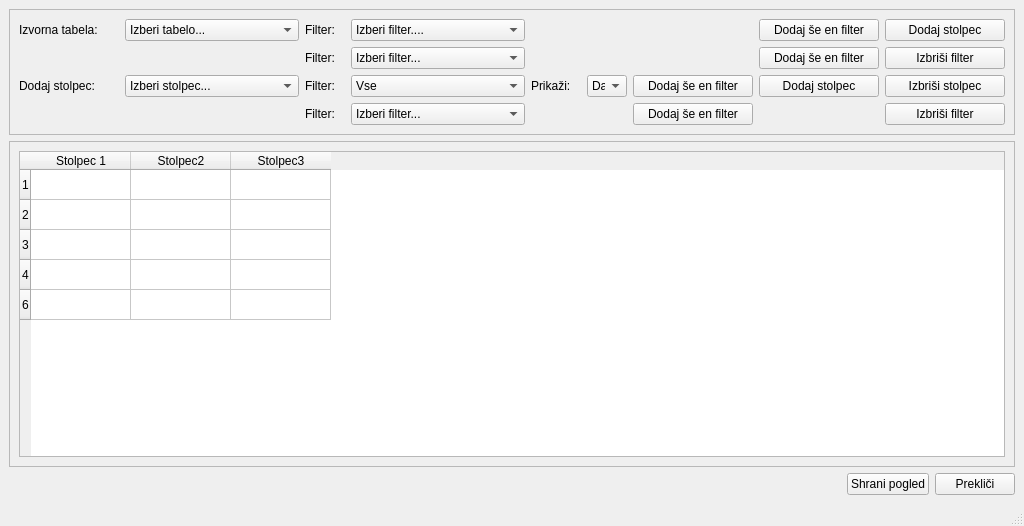
<?xml version="1.0" encoding="UTF-8"?>
<ui version="4.0">
 <class>MainWindow</class>
 <widget class="QMainWindow" name="MainWindow">
  <property name="geometry">
   <rect>
    <x>0</x>
    <y>0</y>
    <width>1024</width>
    <height>526</height>
   </rect>
  </property>
  <property name="windowTitle">
   <string>MainWindow</string>
  </property>
  <widget class="QWidget" name="centralwidget">
   <layout class="QVBoxLayout" name="verticalLayout">
    <item>
     <widget class="QFrame" name="frame">
      <property name="frameShape">
       <enum>QFrame::StyledPanel</enum>
      </property>
      <property name="frameShadow">
       <enum>QFrame::Raised</enum>
      </property>
      <layout class="QGridLayout" name="gridLayout" columnstretch="0,0,0,0,0,0,0,0,0,0,0">
       <item row="2" column="0">
        <widget class="QLabel" name="label_2">
         <property name="text">
          <string>Dodaj stolpec:</string>
         </property>
        </widget>
       </item>
       <item row="1" column="4">
        <widget class="QLabel" name="label_5">
         <property name="text">
          <string>Filter:</string>
         </property>
        </widget>
       </item>
       <item row="2" column="4">
        <widget class="QLabel" name="label_6">
         <property name="text">
          <string>Filter:</string>
         </property>
        </widget>
       </item>
       <item row="0" column="0">
        <widget class="QLabel" name="label">
         <property name="maximumSize">
          <size>
           <width>100</width>
           <height>16777215</height>
          </size>
         </property>
         <property name="text">
          <string>Izvorna tabela:</string>
         </property>
        </widget>
       </item>
       <item row="0" column="5">
        <widget class="QComboBox" name="comboBox_3">
         <property name="maximumSize">
          <size>
           <width>200</width>
           <height>16777215</height>
          </size>
         </property>
         <item>
          <property name="text">
           <string>Izberi filter....</string>
          </property>
         </item>
         <item>
          <property name="text">
           <string>Vsi elementi</string>
          </property>
         </item>
         <item>
          <property name="text">
           <string>Prazna tabela</string>
          </property>
         </item>
        </widget>
       </item>
       <item row="0" column="4">
        <widget class="QLabel" name="label_4">
         <property name="maximumSize">
          <size>
           <width>40</width>
           <height>16777215</height>
          </size>
         </property>
         <property name="text">
          <string>Filter:</string>
         </property>
        </widget>
       </item>
       <item row="1" column="9">
        <widget class="QPushButton" name="pushButton_3">
         <property name="text">
          <string>Dodaj še en filter</string>
         </property>
        </widget>
       </item>
       <item row="0" column="9">
        <widget class="QPushButton" name="pushButton_4">
         <property name="maximumSize">
          <size>
           <width>120</width>
           <height>16777215</height>
          </size>
         </property>
         <property name="text">
          <string>Dodaj še en filter</string>
         </property>
        </widget>
       </item>
       <item row="2" column="8">
        <widget class="QPushButton" name="pushButton_7">
         <property name="maximumSize">
          <size>
           <width>120</width>
           <height>16777215</height>
          </size>
         </property>
         <property name="text">
          <string>Dodaj še en filter</string>
         </property>
        </widget>
       </item>
       <item row="2" column="10">
        <widget class="QPushButton" name="pushButton_11">
         <property name="text">
          <string>Izbriši stolpec</string>
         </property>
        </widget>
       </item>
       <item row="1" column="10">
        <widget class="QPushButton" name="pushButton_5">
         <property name="text">
          <string>Izbriši filter</string>
         </property>
        </widget>
       </item>
       <item row="3" column="10">
        <widget class="QPushButton" name="pushButton_10">
         <property name="text">
          <string>Izbriši filter</string>
         </property>
        </widget>
       </item>
       <item row="3" column="5">
        <widget class="QComboBox" name="comboBox_7">
         <item>
          <property name="text">
           <string>Izberi filter...</string>
          </property>
         </item>
        </widget>
       </item>
       <item row="3" column="4">
        <widget class="QLabel" name="label_7">
         <property name="text">
          <string>Filter:</string>
         </property>
        </widget>
       </item>
       <item row="2" column="9">
        <widget class="QPushButton" name="pushButton_8">
         <property name="text">
          <string>Dodaj stolpec</string>
         </property>
        </widget>
       </item>
       <item row="2" column="6">
        <widget class="QLabel" name="label_3">
         <property name="maximumSize">
          <size>
           <width>50</width>
           <height>16777215</height>
          </size>
         </property>
         <property name="text">
          <string>Prikaži:</string>
         </property>
        </widget>
       </item>
       <item row="2" column="7">
        <widget class="QComboBox" name="comboBox_6">
         <property name="maximumSize">
          <size>
           <width>40</width>
           <height>16777215</height>
          </size>
         </property>
         <item>
          <property name="text">
           <string>Da</string>
          </property>
         </item>
         <item>
          <property name="text">
           <string>Ne</string>
          </property>
         </item>
        </widget>
       </item>
       <item row="0" column="10">
        <widget class="QPushButton" name="pushButton_2">
         <property name="maximumSize">
          <size>
           <width>120</width>
           <height>16777215</height>
          </size>
         </property>
         <property name="text">
          <string>Dodaj stolpec</string>
         </property>
        </widget>
       </item>
       <item row="2" column="5">
        <widget class="QComboBox" name="comboBox_4">
         <item>
          <property name="text">
           <string>Vse</string>
          </property>
         </item>
        </widget>
       </item>
       <item row="3" column="8">
        <widget class="QPushButton" name="pushButton_9">
         <property name="text">
          <string>Dodaj še en filter</string>
         </property>
        </widget>
       </item>
       <item row="1" column="5">
        <widget class="QComboBox" name="comboBox_5">
         <item>
          <property name="text">
           <string>Izberi filter...</string>
          </property>
         </item>
        </widget>
       </item>
       <item row="2" column="1">
        <widget class="QComboBox" name="comboBox_9">
         <property name="minimumSize">
          <size>
           <width>150</width>
           <height>0</height>
          </size>
         </property>
         <item>
          <property name="text">
           <string>Izberi stolpec...</string>
          </property>
         </item>
        </widget>
       </item>
       <item row="0" column="1">
        <widget class="QComboBox" name="comboBox_8">
         <property name="minimumSize">
          <size>
           <width>150</width>
           <height>0</height>
          </size>
         </property>
         <item>
          <property name="text">
           <string>Izberi tabelo...      </string>
          </property>
         </item>
        </widget>
       </item>
      </layout>
      <zorder>label</zorder>
      <zorder>label_4</zorder>
      <zorder>comboBox_3</zorder>
      <zorder>comboBox_5</zorder>
      <zorder>label_5</zorder>
      <zorder>label_2</zorder>
      <zorder>label_6</zorder>
      <zorder>comboBox_4</zorder>
      <zorder>label_3</zorder>
      <zorder>comboBox_6</zorder>
      <zorder>pushButton_7</zorder>
      <zorder>pushButton_8</zorder>
      <zorder>pushButton_11</zorder>
      <zorder>pushButton_9</zorder>
      <zorder>pushButton_10</zorder>
      <zorder>pushButton_5</zorder>
      <zorder>pushButton_2</zorder>
      <zorder>pushButton_4</zorder>
      <zorder>pushButton_3</zorder>
      <zorder>label_7</zorder>
      <zorder>comboBox_7</zorder>
      <zorder>comboBox_9</zorder>
      <zorder>comboBox_8</zorder>
     </widget>
    </item>
    <item>
     <widget class="QScrollArea" name="scrollArea">
      <property name="widgetResizable">
       <bool>true</bool>
      </property>
      <widget class="QWidget" name="scrollAreaWidgetContents">
       <property name="geometry">
        <rect>
         <x>0</x>
         <y>0</y>
         <width>1000</width>
         <height>250</height>
        </rect>
       </property>
       <layout class="QHBoxLayout" name="horizontalLayout_2">
        <item>
         <widget class="QTableWidget" name="tableWidget">
          <row>
           <property name="text">
            <string>1</string>
           </property>
          </row>
          <row>
           <property name="text">
            <string>2</string>
           </property>
          </row>
          <row>
           <property name="text">
            <string>3</string>
           </property>
          </row>
          <row>
           <property name="text">
            <string>4</string>
           </property>
          </row>
          <row>
           <property name="text">
            <string>6</string>
           </property>
          </row>
          <column>
           <property name="text">
            <string>Stolpec 1</string>
           </property>
          </column>
          <column>
           <property name="text">
            <string>Stolpec2</string>
           </property>
          </column>
          <column>
           <property name="text">
            <string>Stolpec3</string>
           </property>
          </column>
         </widget>
        </item>
       </layout>
      </widget>
     </widget>
    </item>
    <item>
     <layout class="QHBoxLayout" name="horizontalLayout">
      <item>
       <spacer name="horizontalSpacer">
        <property name="orientation">
         <enum>Qt::Horizontal</enum>
        </property>
        <property name="sizeHint" stdset="0">
         <size>
          <width>40</width>
          <height>20</height>
         </size>
        </property>
       </spacer>
      </item>
      <item>
       <widget class="QPushButton" name="pushButton">
        <property name="text">
         <string>Shrani pogled</string>
        </property>
       </widget>
      </item>
      <item>
       <widget class="QPushButton" name="pushButton_6">
        <property name="text">
         <string>Prekliči</string>
        </property>
       </widget>
      </item>
     </layout>
    </item>
   </layout>
  </widget>
  <widget class="QMenuBar" name="menubar">
   <property name="geometry">
    <rect>
     <x>0</x>
     <y>0</y>
     <width>1024</width>
     <height>26</height>
    </rect>
   </property>
  </widget>
  <widget class="QStatusBar" name="statusbar"/>
 </widget>
 <tabstops>
  <tabstop>comboBox_8</tabstop>
  <tabstop>comboBox_3</tabstop>
  <tabstop>pushButton_4</tabstop>
  <tabstop>pushButton_2</tabstop>
  <tabstop>comboBox_5</tabstop>
  <tabstop>pushButton_3</tabstop>
  <tabstop>pushButton_5</tabstop>
  <tabstop>comboBox_9</tabstop>
  <tabstop>comboBox_4</tabstop>
  <tabstop>comboBox_6</tabstop>
  <tabstop>pushButton_7</tabstop>
  <tabstop>pushButton_8</tabstop>
  <tabstop>pushButton_11</tabstop>
  <tabstop>comboBox_7</tabstop>
  <tabstop>pushButton_9</tabstop>
  <tabstop>pushButton_10</tabstop>
  <tabstop>scrollArea</tabstop>
  <tabstop>tableWidget</tabstop>
  <tabstop>pushButton_6</tabstop>
  <tabstop>pushButton</tabstop>
 </tabstops>
 <resources/>
 <connections/>
</ui>
